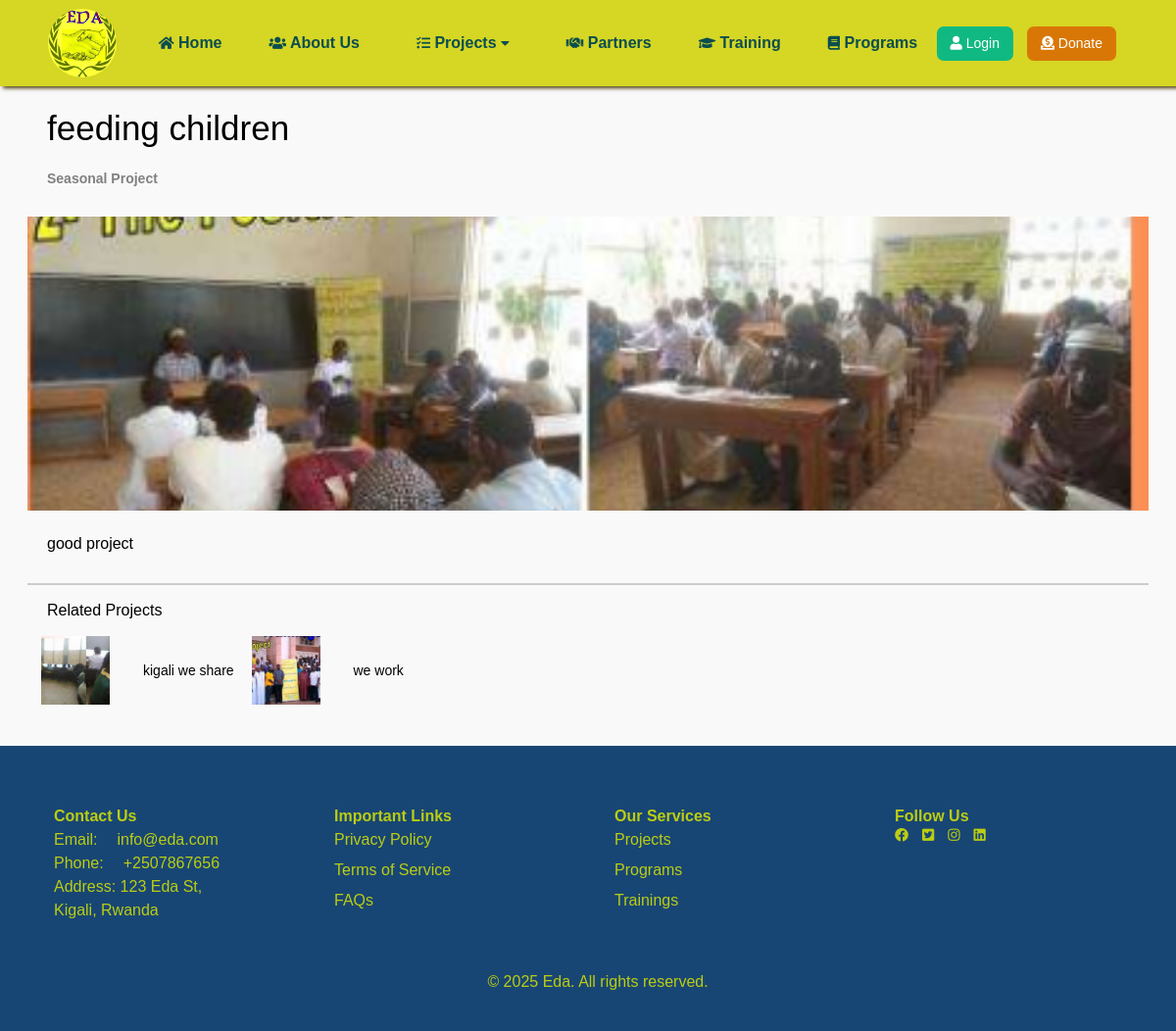
/project/1/, run on the app's committed database.
### eda/models.py (models this page shows, shortened)
class Project(models.Model):
    name = models.CharField(max_length=200)
    project_type = models.CharField(max_length=200, choices=project_choices)
    description = models.TextField()
    created_at = models.DateTimeField(auto_now_add=True)
    updated_at = models.DateTimeField(auto_now=True)
    image = models.ImageField(upload_to='images/', null=True, blank=True)

### eda/views.py (the view)
# urls.py: path('project/<int:pk>/', views.project_detail, name='project_detail'),
def project_detail(request, pk):
    project = get_object_or_404(Project, pk=pk)
    related_projects = Project.objects.filter(project_type=project.project_type).exclude(id=project.pk)[:3]
    return render(request, 'project_detail.html', {'project': project,'related_projects': related_projects})

### templates/project_detail.html (shortened to what this page needs)
﻿{% extends 'base.html' %}
{% block content %}
<div class="container">
    <h1 class="headline">{{ project.name }}</h1>
    <p class="project-info"><strong>{{ project.project_type }}</strong></p>
    {% if project.image %}
        <div class="project-image">
            <img src="{{ project.image.url }}" alt="{{ project.name }}">
        </div>
    {% endif %}
    <div class="description">
        <p>{{ project.description }}</p>
    </div>
    <div class="related-projects">
        <h2>Related Projects</h2>
        {% for related_project in related_projects %}
            <div class="related-item">
                {% if related_project.image %}
                    <img src="{{ related_project.image.url }}" alt="{{ related_project.name }}">
                {% endif %}
                <p><a href="{% url 'project_detail' related_project.id %}">{{ related_project.name }}</a></p>
            </div>
        {% empty %}
            <p>No related projects available.</p>
        {% endfor %}
    </div>
</div>
{% endblock %}

### templates/base.html (style rules this page uses)
:root { --primary-color: rgb(74, 58, 4); --accent-color: rgba(250, 233, 9, 0.91); --background-color: rgb(248, 248, 248); --dark-background: rgba(47, 79, 78, 0.04); }
* { box-sizing: border-box; font-family: arial, sans-serif; font-size: 14px; }
body { padding: 0; margin: 0; font-family: 'Open Sans', sans-serif; background-color: #F9F9F9; }
footer a ,p, h1, h2, h3, h4, h5, h6 { font-size: 16px; margin-left: 20px; }

### templates/project_detail.html (style rules this page uses)
.container { max-width: 100%; margin: 0 auto; padding: 2rem; }
.headline { font-size: 2.5rem; margin-bottom: 1rem; }
.project-info { color: gray; margin-bottom: 2rem; }
.project-image img { width: 100%; max-height: 300px; object-fit: cover; margin: 1rem 0; }
.description { margin-top: 1.5rem; font-size: 1.1rem; line-height: 1.6; }
.related-projects { margin-top: 2rem; padding-top: 1rem; border-top: 2px solid #ccc; }
.related-projects h2 { margin-bottom: 1rem; }
.related-item { display: inline-flex; flex-direction: row; justify-content: space-between; margin-left: 1rem; align-items: center; margin-bottom: 1rem; }
.related-item img { width: 70px; height: 70px; object-fit: cover; margin-right: 1rem; }

### data on the page
Project: name "feeding children", project_type "Seasonal Project", image (picture), description "good project"
Project: image (picture), name "kigali we share"
Project: image (picture), name "we work"
